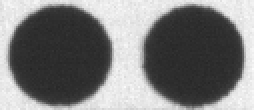
%> input picture data/234/template_circle_234.bmp, 127 x 55 px, given in place of g.bmp, which was not available (shown 2 times larger)
$ octave demo.m   (GNU Octave 9; MATLAB toolbox functions it lacks are replaced by stand-ins)
%> lines starting %> are read from the running program, lines starting %| are printed output that depends on the picture; in (x1, y1, x2, y2) boxes, pixels count from 0 and x2, y2 are one past the last pixel; in counts of white or black regions, pixels touching at a corner belong together; the program's own positions count from 1; pictures that were not available may be replaced by others from this repository, and a replacement may not be noted
### code/FuncPreprocess.m
function img_out = FuncPreprocess(img, pro_type)

%  adjust image to rectangle

img_gray =  im2bw(img, graythresh(img));

[hight, width] = size(img_gray);

left_index = 1;
right_index = 1;
up_index = 1;
down_index = 1;

for i = 1 : width
    temp = sum(img_gray(:, i));
    if temp > width / 100
        left_index = i;
        break;
    end
end

for i = width : -1: 1
    temp = sum(img_gray(:, i));
    if temp > width / 100
        right_index = i;
        break;
    end
end

for i = 1 : hight
    temp = sum(img_gray(i, :));
    if temp > hight / 100
        up_index = i;
        break;
    end
end

for i = hight : -1: 1
    temp = sum(img_gray(i, :));
    if temp > hight / 100
        down_index = i;
        break;
    end
end

img_out = img(up_index :down_index, left_index : right_index);

### code/FuncMatchingPointsDetect.m
function matching_points = FuncMatchingPointsDetect(img, template_circle, is_debug)
% INPUT :
% img: ��marks��ͼ��
% template_circle:  markģ��
% OUTPUT
% circles:  ͼ����ƥ��ģ��ĵ㼯

%% initialize

up_start_pix = 1;
down_stop_pix = size(img, 1);
up_interval_pix = 400;
down_interval_pix = 400;


% [17 lines of commented-out code are left out]

%%%%%%%%%%%%%%%%%%%%%%%%%%%%%%
%% Detect the Matching Points
%%%%%%%%%%%%%%%%%%%%%%%%%%%%%%
[height, width] = size(img);
up_edge = img(up_start_pix : (up_start_pix + up_interval_pix), 1:width);
bottom_edge = img((down_stop_pix - down_interval_pix + 1):down_stop_pix, 1:width);

up_baseImg = up_edge;
bottom_baseImg = bottom_edge;
[xx_up,yy_up,weight_up] = FuncTemplateAndMatching(template_circle,up_baseImg);
% down_edge = zeros(300, height);
%
% down_edge = img((width-300+1):end, 1:height);
[xx_bottom,yy_bottom,weight_bottom] = FuncTemplateAndMatching(template_circle,bottom_baseImg);

theta_up = max(max(weight_up)) * 0.98;
theta_bottom = max(max(weight_bottom)) * 0.98;

[X_up, Y_up] = find(weight_up > theta_up);
[X_bottom, Y_bottom] = find(weight_bottom > theta_bottom);

points_up = [X_up, Y_up];
points_bottom = [X_bottom, Y_bottom];

% �������������
points_up(:,1) = points_up(:,1) + up_start_pix;
points_bottom(:,1) = points_bottom(:,1) + (down_stop_pix - down_interval_pix + 1);

points = [points_up; points_bottom];
[rows, columns] = size(points);

% ���о�����������ĵ�ֻ���һ��
points_cluster = [points(1,1), points(1,2)];
for i = 2 : rows
    if(CalL1Distance(points(i,1), points(i,2), points(i-1,1), points(i-1,2)) > 10)
        temp = [points(i,1), points(i,2)];
        points_cluster = [points_cluster; temp];
    end
end

if(is_debug)
    figure(1),imshow(img,[]);
    hold on;
    for i = 1 : size(points_cluster, 1)
        plot(points_cluster(i,2), points_cluster(i,1), '*r');
    end
    hold off;
end

% ����ݵ�ֿ����
points_cluster = sortrows(points_cluster, 2);
points_out = [];
for i = 1 : (size(points_cluster, 1) / 2 - 1)
    points_temp = [];
    points_temp = points_cluster((2*i -1):(2*i + 2),:);

    % ÿ��ȡ4���� ------ ����������ǰ����ͼ���е�mark������ȫ���ҵ�
    % sort the points
    temp_sum = sum(points_temp, 2);
    [temp_sum_sort, sort_index] = sort(temp_sum);

    % the first point
    matching_points_temp(1,:) = points_temp(sort_index(1),:);
    % the 4 pointmatching_points
    matching_points_temp(4,:) = points_temp(sort_index(4),:);

    points_2_3 = [points_temp(sort_index(2), :) ;
                        points_temp(sort_index(3), :)];
    [point_2_3_sort, sort_index_2_3] = sort(points_2_3(:,2));

    matching_points_temp(2,:) = points_2_3(sort_index_2_3(1),:);
    matching_points_temp(3,:) = points_2_3(sort_index_2_3(2),:);

    points_out(:,:,i) = matching_points_temp;
end

matching_points = points_out;

end


% [5 lines left out: function CalL1Distance, not called in this run]

### code/demo.m
close all;
clear all;
clc;

% set the flag
is_debug = 0;
is_show_figure = 0;
is_need_rotate = 1;

%%%%%%%%%%%%%%%%%%%%
%%    preprocess the image   %%
%%%%%%%%%%%%%%%%%%%%

%% load the image
% [9 lines of commented-out code are left out]

image_base='/home/hychi/Project/PCB/data/test/';
img_template_name =  '13000/g.bmp';
img_detect_name =  '13002/g.bmp';
img_template_circle_name = '../data/59/template_circle_59.bmp';

% save figure path
ind = findstr(img_detect_name, '/');
temp_folder_name = ['temp-', img_detect_name(1: ind(1))];
if exist(temp_folder_name,'dir')==0
   mkdir(temp_folder_name);
end
output_path=['./',temp_folder_name,'/'];

img_template =  imread([image_base, img_template_name]);
%> img_template is the input picture: size 55x127 uint8; min 37, max 252, mean 123.3
img_detect =  imread([image_base, img_detect_name]);
template_circle = imread(img_template_circle_name);
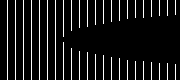
%> input picture data/59/template_circle_59.bmp, 180 x 80 px
%> template_circle: size 80x180 logical; 8.6% white in thin lines or dots

if is_need_rotate==1
    img_template =  imrotate(img_template, 90, 'bilinear');
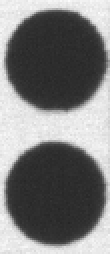
%> img_template: size 127x55 uint8 (shown 2 times larger); min 37, max 252, mean 123.3; mean of the top-left, top-right, bottom-left and bottom-right quarters 127.5, 118.2, 126.7, 121.1
    img_detect = imrotate(img_detect, 90, 'bilinear');
end

%  segment the black
% add a func to
if is_show_figure == 1
    imshow(img_template);
end
img_template = FuncPreprocess(img_template);
%> in FuncPreprocess, `img_gray =  im2bw(img, graythresh(img));`:
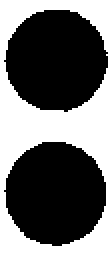
%> img_gray: size 127x55 logical (shown 2 times larger); 41.4% white; 1 white region, box (x1, y1, x2, y2) and area: (0, 0, 55, 127) 2891
%> the loop in FuncPreprocess, `for i = 1 : width` made 1 pass
%> temp on pass 1: 127
%> the loop in FuncPreprocess, `for i = width : -1: 1` made 1 pass
%> the loop in FuncPreprocess, `for i = 1 : hight` made 1 pass
%> temp on pass 1: 55
%> the loop in FuncPreprocess, `for i = hight : -1: 1` made 1 pass
img_detect = FuncPreprocess(img_detect);
%> the loop in FuncPreprocess (call 2), `for i = 1 : width` made 1 pass
%> the loop in FuncPreprocess (call 2), `for i = width : -1: 1` made 1 pass
%> the loop in FuncPreprocess (call 2), `for i = 1 : hight` made 1 pass
%> the loop in FuncPreprocess (call 2), `for i = hight : -1: 1` made 1 pass
if is_show_figure == 1
    imshow(img_template);
end

%% detect the matching points rough
matching_points_template = FuncMatchingPointsDetect(img_template, template_circle, is_debug);
%> the run ends on the next line
